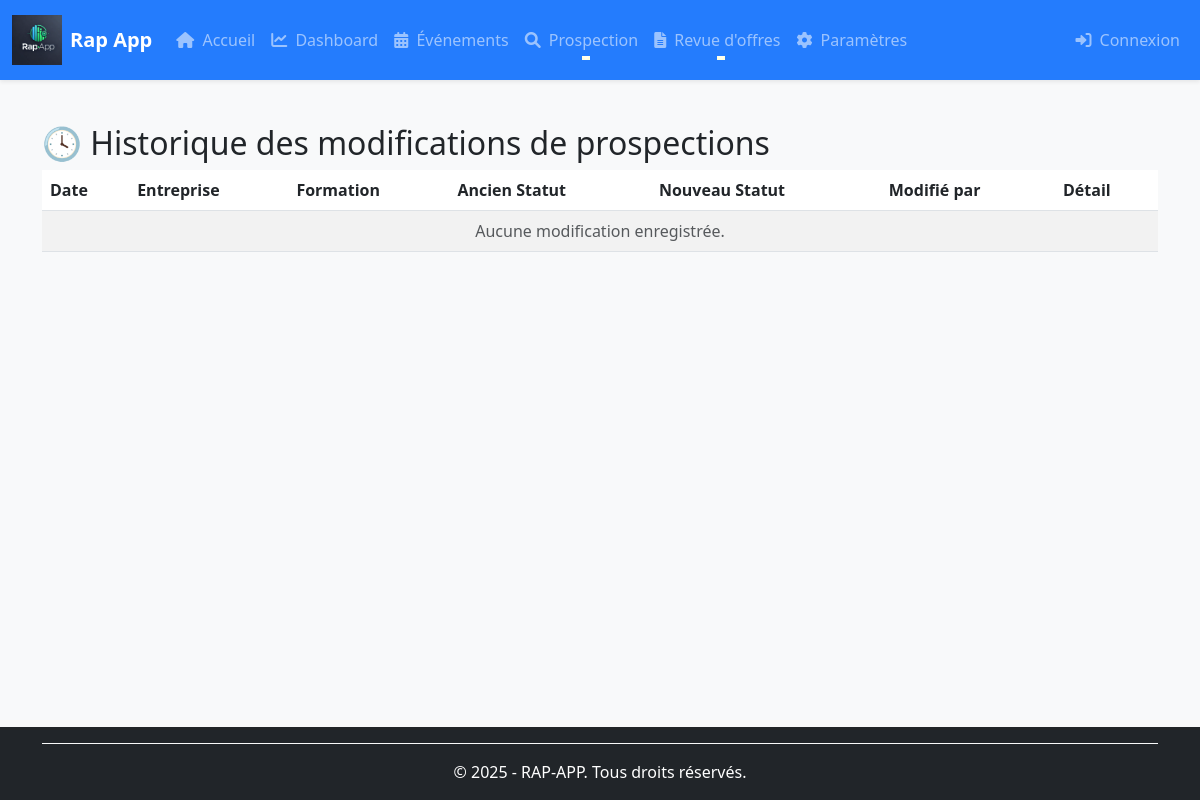
The app's page /historique-prospections/, older data.
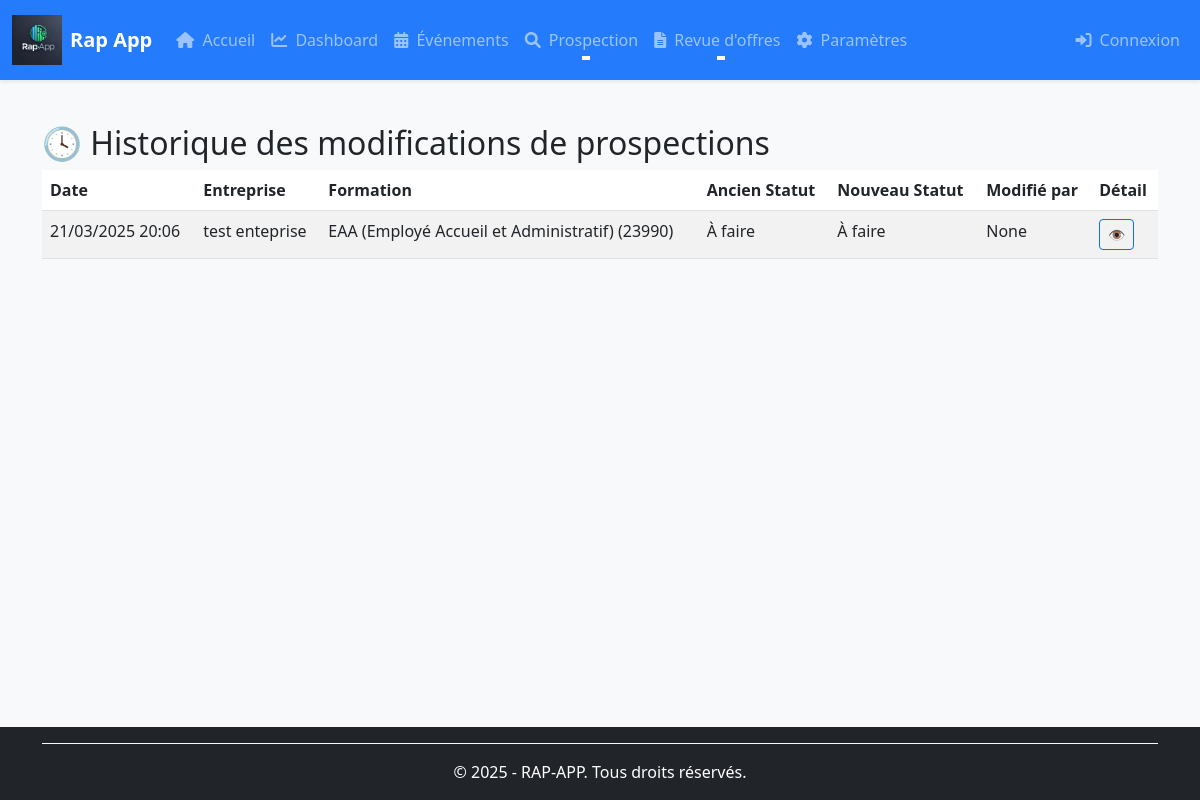
The same page, newer data.
### rap_app/models/prospection.py (models this page shows, shortened)
class HistoriqueProspection(models.Model):
    prospection = models.ForeignKey(
        Prospection, on_delete=models.CASCADE,
        related_name="historiques"
    )
    date_modification = models.DateTimeField(auto_now_add=True)
    ancien_statut = models.CharField(max_length=20, choices=PROSPECTION_STATUS_CHOICES)
    nouveau_statut = models.CharField(max_length=20, choices=PROSPECTION_STATUS_CHOICES)
    commentaire = models.TextField(null=True, blank=True)
    modifie_par = models.ForeignKey(
        get_user_model(), on_delete=models.SET_NULL,
        null=True
    )
    prochain_contact = models.DateField(
        null=True, blank=True,
        verbose_name="Date de relance"
    )
    resultat = models.TextField(
        null=True, blank=True,
        verbose_name="Résultat ou retour de la prospection"
    )
    moyen_contact = models.CharField(
        max_length=50,
        choices=[('email', 'Email'), ('telephone', 'Téléphone'), ('visite', 'Visite'), ('réseaux', 'Réseaux sociaux')],
        null=True, blank=True,
        verbose_name="Moyen de contact"
    )
    class Meta:
        ordering = ['-date_modification']
        verbose_name = "Historique de prospection"

class Prospection(models.Model):
    company = models.ForeignKey(
        Company, on_delete=models.CASCADE,
        related_name="prospections",
        verbose_name="Entreprise"
    )
    formation = models.ForeignKey(
        Formation, on_delete=models.CASCADE,
        null=True, blank=True,
        related_name="prospections",
        verbose_name="Formation en lien"
    )
    date_prospection = models.DateTimeField(
        default=timezone.now,
        verbose_name="Date de la prospection"
    )
    motif = models.CharField(
        max_length=30,
        choices=PROSPECTION_MOTIF_CHOICES,
        default='prise_contact',
        verbose_name="Motif de la prospection"
    )
    statut = models.CharField(
        max_length=20,
        choices=PROSPECTION_STATUS_CHOICES,
        default='a_faire',
        verbose_name="Statut de la prospection"
    )
    objectif = models.CharField(
        max_length=30,
        choices=PROSPECTION_OBJECTIF_CHOICES,
        default='prise_contact',
        verbose_name="Objectif de la prospection"
    )
    commentaire = models.TextField(
        blank=True, null=True,
        verbose_name="Commentaires de la prospection"
    )
    responsable = models.ForeignKey(
        get_user_model(),
        on_delete=models.SET_NULL,
        null=True, blank=True,
        verbose_name="Responsable de la prospection"
    )
    class Meta:
        verbose_name = "Suivi de la prospection"
        verbose_name_plural = "Suivis des prospections"
        ordering = ['-date_prospection']

### rap_app/models/company.py (models this page shows, shortened)
class Company(models.Model):
    objects = models.Manager()
    name = models.CharField(max_length=100, null=True, blank=True, verbose_name="Nom")
    street_name = models.CharField(max_length=200, null=True, blank=True, verbose_name="Numéro et nom de la rue")
    zip_code = models.CharField(
        max_length=5,
        validators=[RegexValidator(regex=r'^[0-9]{5}$', message="Le code postal doit être composé de 5 chiffres.")],
        verbose_name="Code postal",
        blank=True,
        null=True,
    )
    city = models.CharField(max_length=100, verbose_name="Ville", blank=True, null=True)
    country = models.CharField(max_length=100, default="France", verbose_name="Pays", blank=True, null=True)
    contact_name = models.CharField(max_length=255, null=True, blank=True, verbose_name="Nom du contact")
    contact_email = models.EmailField(null=True, blank=True, verbose_name="Adresse email du contact")
    contact_phone_number = models.CharField(
        max_length=20, verbose_name='Numéro de téléphone du contact', blank=True, null=True, validators=[phone_regex]
    )
    contact_job = models.CharField(max_length=255, null=True, blank=True, verbose_name="Métier du contact")
    sector_name = models.CharField(max_length=200, null=True, blank=True, verbose_name="Secteur d'activité")
    actions = models.CharField(max_length=50, null=True, blank=True, choices=CHOICES_TYPE_OF_ACTION, verbose_name="Actions")
    action_description = models.CharField(max_length=5000, null=True, blank=True, verbose_name="Description de l'action")
    website = models.URLField(null=True, blank=True, validators=[RegexValidator(regex='^(http|https)://')])
    social_network_url = models.CharField(max_length=200, verbose_name="URL du réseau social", null=True, blank=True)
    created_by = models.ForeignKey(get_user_model(), on_delete=models.SET_NULL, null=True, blank=True)
    created_at = models.DateTimeField(default=timezone.now, editable=False, verbose_name="Contact créé le")
    updated_at = models.DateTimeField(auto_now=True, null=True, blank=True, verbose_name="Date de MAJ")
    class Meta:
        verbose_name = 'entreprise'
        verbose_name_plural = 'entreprises'
        db_table = 'companies'

### rap_app/models/formations.py (models this page shows, shortened)
class Formation(BaseModel):
    nom = models.CharField(max_length=255, verbose_name="Nom de la formation")
    centre = models.ForeignKey(Centre, on_delete=models.CASCADE, related_name='formations', verbose_name="Centre de formation")
    type_offre = models.ForeignKey(TypeOffre, on_delete=models.CASCADE, related_name="formations", verbose_name="Type d'offre")
    statut = models.ForeignKey(Statut, on_delete=models.CASCADE, related_name="formations", verbose_name="Statut de la formation")
    start_date = models.DateField(null=True, blank=True, verbose_name="Date de début")
    end_date = models.DateField(null=True, blank=True, verbose_name="Date de fin")
    num_kairos = models.CharField(max_length=50, null=True, blank=True, verbose_name="Numéro Kairos")
    num_offre = models.CharField(max_length=50, null=True, blank=True, verbose_name="Numéro de l'offre")
    num_produit = models.CharField(max_length=50, null=True, blank=True, verbose_name="Numéro du produit")
    prevus_crif = models.PositiveIntegerField(default=0, verbose_name="Places prévues CRIF")
    prevus_mp = models.PositiveIntegerField(default=0, verbose_name="Places prévues MP")
    inscrits_crif = models.PositiveIntegerField(default=0, verbose_name="Inscrits CRIF")
    inscrits_mp = models.PositiveIntegerField(default=0, verbose_name="Inscrits MP")
    assistante = models.CharField(max_length=255, null=True, blank=True, verbose_name="Assistante")
    cap = models.PositiveIntegerField(null=True, blank=True, verbose_name="Capacité maximale")
    convocation_envoie = models.BooleanField(default=False, verbose_name="Convocation envoyée")
    entresformation = models.PositiveIntegerField(default=0, verbose_name="Entrées en formation")
    nombre_candidats = models.PositiveIntegerField(default=0, verbose_name="Nombre de candidats")
    nombre_entretiens = models.PositiveIntegerField(default=0, verbose_name="Nombre d'entretiens")
    nombre_evenements = models.PositiveIntegerField(default=0, verbose_name="Nombre d'événements")
    dernier_commentaire = models.TextField(null=True, blank=True, verbose_name="Dernier commentaire")
    partenaires = models.ManyToManyField(Partenaire, related_name="formations", verbose_name="Partenaires", blank=True)
    utilisateur = models.ForeignKey(User, on_delete=models.SET_NULL, null=True, blank=True,related_name="formations_creees",verbose_name="Créé par" )
    objects = FormationManager()
    class Meta:
        verbose_name = "Formation"
        verbose_name_plural = "Formations"
        ordering = ['-start_date', 'nom']
        indexes = [
            models.Index(fields=['start_date']),
            models.Index(fields=['end_date']),
            models.Index(fields=['nom']),
        ]

### rap_app/views/prospection_views.py (the view)
# urls.py: path('historique-prospections/', HistoriqueProspectionListView.as_view(), name='historique-prospection-list'),
class HistoriqueProspectionListView(ListView):
    model = HistoriqueProspection
    template_name = 'prospection/historiqueprospection_list.html'
    context_object_name = 'historiques'
    paginate_by = 20
    def get_queryset(self):
        queryset = super().get_queryset()
        prospection_id = self.request.GET.get("prospection")
        if prospection_id:
            queryset = queryset.filter(prospection_id=prospection_id)
        return queryset.select_related('prospection', 'modifie_par')

### rap_app/templates/prospection/historiqueprospection_list.html (shortened to what this page needs)
{% extends 'base.html' %}
{% block content %}
<div class="container mt-4">
    <h2>🕓 Historique des modifications de prospections</h2>
    <table class="table table-striped">
        <thead>
            <tr>
                <th>Date</th>
                <th>Entreprise</th>
                <th>Formation</th>
                <th>Ancien Statut</th>
                <th>Nouveau Statut</th>
                <th>Modifié par</th>
                <th>Détail</th>
            </tr>
        </thead>
        <tbody>
            {% for h in historiques %}
            <tr>
                <td>{{ h.date_modification|date:"d/m/Y H:i" }}</td>
                <td>{{ h.prospection.company.name }}</td>
                <td>
                    {% if h.prospection.formation %}
                        {{ h.prospection.formation.nom }} ({{ h.prospection.formation.num_offre }})
                    {% else %}
                        <em>Sans formation</em>
                    {% endif %}
                </td>
                <td>{{ h.get_ancien_statut_display }}</td>
                <td>{{ h.get_nouveau_statut_display }}</td>
                <td>{{ h.modifie_par }}</td>
                <td>
                    <a href="{% url 'historique-prospection-detail' h.id %}" class="btn btn-sm btn-outline-primary">👁</a>
                </td>
            </tr>
            {% empty %}
            <tr>
                <td colspan="7" class="text-center text-muted">Aucune modification enregistrée.</td>
            </tr>
            {% endfor %}
        </tbody>
    </table>
</div>
{% endblock %}

Row changes from the older to the newer data that the page shows:
added HistoriqueProspection: date_modification "21/03/2025 20:06", prospection.company.name "test enteprise", prospection.formation.nom "EAA (Employé Accueil et Administratif)", prospection.formation.num_offre "23990", ancien_statut "À faire", nouveau_statut "À faire", modifie_par "None"
Text that changed along with them:
text no longer shown: "Aucune modification enregistrée."
